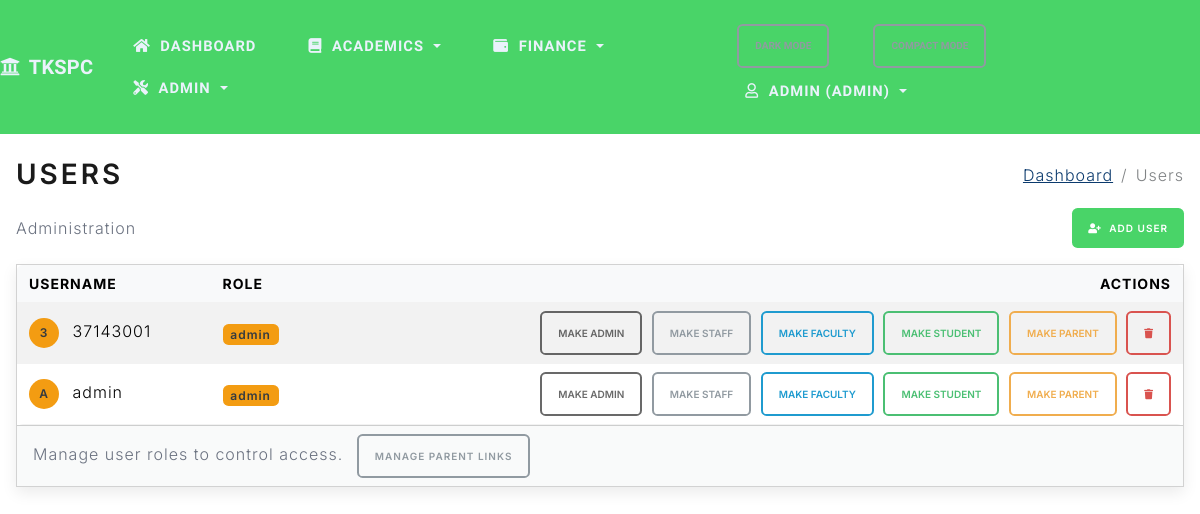
Before: /admin/users (signed in) with the older database file.
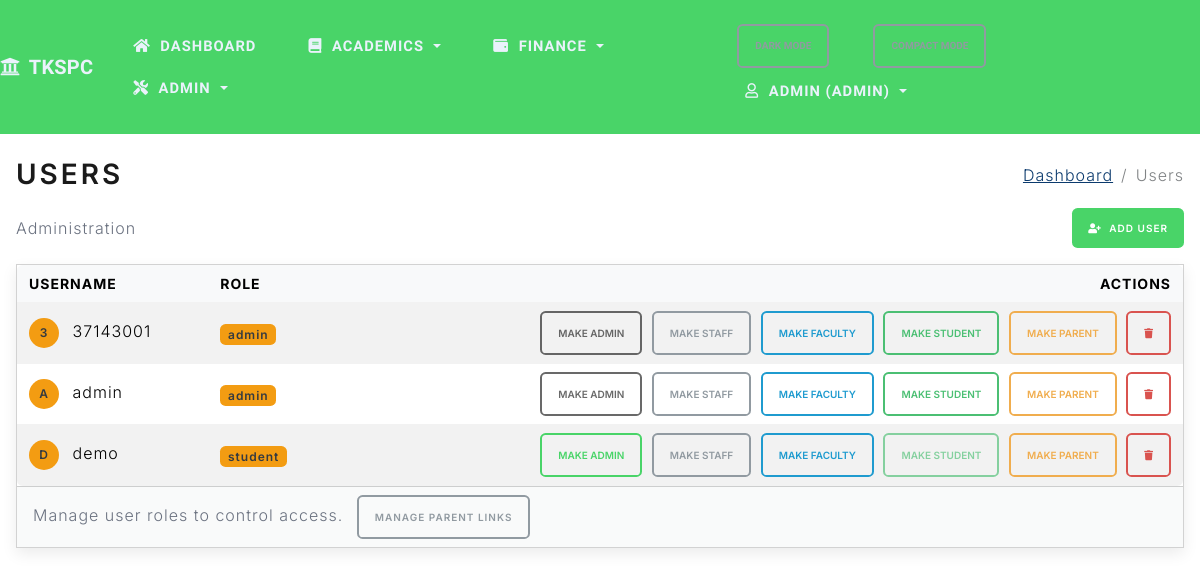
After: the same page with the newer database file.
### project/models.py (models this page shows, shortened)
class User(db.Model):
    id = db.Column(db.Integer, primary_key=True)
    username = db.Column(db.String(80), unique=True, nullable=False)
    password_hash = db.Column(db.String(256), nullable=False)
    role = db.Column(db.String(20), nullable=False, default='staff')

### project/routes.py (the view)
@app.route('/admin/users')
@crud_required('user', 'read')
def admin_users():
    users = User.query.order_by(User.username.asc()).all()
    usernames = [u.username for u in users]
    photos = {}
    for photo in UserPhoto.query.filter(UserPhoto.username.in_(usernames)).all():
        photos[photo.username] = url_for('static', filename=photo.file_path.lstrip('/'))
    return render_template('users.html', title='Users', users=users, photos=photos)

### project/routes.py (called while the page is built)
def crud_required(resource: str, action: str):
    def decorator(fn):
        @wraps(fn)
        def wrapper(*args, **kwargs):
            if not session.get('logged_in'):
                flash('Please log in to access this page.', 'warning')
                return redirect(url_for('login', next=request.path))
            role = session.get('role')
            allowed = CRUD_PERMISSIONS.get(resource, {}).get(action, [])
            if role not in allowed:
                flash('You are not authorized to perform this action.', 'danger')
                return redirect(url_for('index'))
            return fn(*args, **kwargs)
        return wrapper
    return decorator

### project/templates/users.html (shortened to what this page needs)
{% extends 'base.html' %}
{% block page_title %}<h2 class="mb-0">Users</h2>{% endblock %}
{% block breadcrumbs %}
  <li class="breadcrumb-item"><a href="{{ url_for('dashboard') }}">Dashboard</a></li>
  <li class="breadcrumb-item active" aria-current="page">Users</li>
{% endblock %}
{% block content %}
<div class="d-flex justify-content-between align-items-center mb-3">
  <span class="text-muted">Administration</span>
  <a href="{{ url_for('add_user') }}" class="btn btn-primary btn-sm"><i class="fas fa-user-plus me-1"></i> Add User</a>
</div>
<div class="card">
  <div class="card-body p-0">
    <div class="table-responsive">
      <table class="table table-striped table-sm mb-0">
        <thead>
          <tr>
            <th>Username</th>
            <th>Role</th>
            <th class="text-end" style="min-width: 500px;">Actions</th>
          </tr>
        </thead>
        <tbody>
          {% for u in users %}
          <tr>
            <td>
              {% if photos.get(u.username) %}
              <img src="{{ photos[u.username] }}" class="rounded-circle me-2" style="width: 30px; height: 30px;" alt="{{ u.username }}">
              {% else %}
              <span class="badge bg-secondary rounded-circle me-2" style="width: 30px; height: 30px; display: inline-flex; align-items: center; justify-content: center;">{{ u.username[0]|upper }}</span>
              {% endif %}
              {{ u.username }}
            </td>
            <td><span class="badge bg-secondary">{{ u.role }}</span></td>
            <td class="text-end text-nowrap">
              <form action="{{ url_for('admin_update_user_role', user_id=u.id) }}" method="post" class="d-inline">
                <button type="submit" class="btn btn-sm btn-outline-primary" {% if u.role == 'admin' %}disabled{% endif %}>Make Admin</button>
              </form>
              <form action="{{ url_for('admin_update_user_role', user_id=u.id) }}" method="post" class="d-inline ms-1">
                <button type="submit" class="btn btn-sm btn-outline-secondary" {% if u.role == 'staff' %}disabled{% endif %}>Make Staff</button>
              </form>
              <form action="{{ url_for('admin_update_user_role', user_id=u.id) }}" method="post" class="d-inline ms-1">
                <button type="submit" class="btn btn-sm btn-outline-info" {% if u.role == 'faculty' %}disabled{% endif %}>Make Faculty</button>
              </form>
              <form action="{{ url_for('admin_update_user_role', user_id=u.id) }}" method="post" class="d-inline ms-1">
                <button type="submit" class="btn btn-sm btn-outline-success" {% if u.role == 'student' %}disabled{% endif %}>Make Student</button>
              </form>
              <form action="{{ url_for('admin_update_user_role', user_id=u.id) }}" method="post" class="d-inline ms-1">
                <button type="submit" class="btn btn-sm btn-outline-warning" {% if u.role == 'parent' %}disabled{% endif %}>Make Parent</button>
              </form>
              <form action="{{ url_for('admin_delete_user', user_id=u.id) }}" method="post" class="d-inline ms-1" onsubmit="return confirm('Are you sure you want to delete this user?');">
                <button type="submit" class="btn btn-sm btn-outline-danger"><i class="fas fa-trash"></i></button>
              </form>
            </td>
          </tr>
          {% endfor %}
        </tbody>
      </table>
    </div>
  </div>
  <div class="card-footer text-muted">
    Manage user roles to control access.
    <a href="{{ url_for('admin_parent_links') }}" class="btn btn-sm btn-outline-secondary ms-2">Manage Parent Links</a>
  </div>
  </div>
{% endblock %}

### project/templates/base.html (shortened to what this page needs)
<!DOCTYPE html>
<html>
<head>
    <link rel="stylesheet" href="https://cdn.jsdelivr.net/npm/bootswatch@5.3.2/dist/lux/bootstrap.min.css">
    <link rel="stylesheet" href="https://cdnjs.cloudflare.com/ajax/libs/font-awesome/5.15.4/css/all.min.css">
    <link rel="stylesheet" href="{{ url_for('static', filename='css/app.css') }}">
</head>
<body class="loading">
    <nav class="navbar navbar-expand-lg navbar-dark bg-tkspc sticky-top">
        <a class="navbar-brand" href="{{ url_for('students') }}"><i class="fas fa-university me-1"></i> TKSPC</a>
        <div class="collapse navbar-collapse" id="navMain">
            <ul class="navbar-nav me-auto">
                {% if session.get('logged_in') %}
                <li class="nav-item {% if request.endpoint == 'dashboard' %}active{% endif %}">
                    <a class="nav-link" href="{{ url_for('dashboard') }}" aria-label="Dashboard" data-bs-toggle="tooltip" data-bs-placement="bottom" title="Dashboard"><i class="fas fa-home me-1"></i><span class="nav-label">Dashboard</span></a>
                </li>
                <li class="nav-item dropdown">
                    <a class="nav-link dropdown-toggle" href="#" id="navAcademics" role="button" data-bs-toggle="dropdown" aria-expanded="false"><i class="fas fa-book me-1"></i><span class="nav-label">Academics</span></a>
                </li>
                <li class="nav-item dropdown">
                    <a class="nav-link dropdown-toggle" href="#" id="navFinance" role="button" data-bs-toggle="dropdown" aria-expanded="false"><i class="fas fa-wallet me-1"></i><span class="nav-label">Finance</span></a>
                </li>
                {% if session.get('role') != 'parent' %}
                <li class="nav-item dropdown">
                    <a class="nav-link dropdown-toggle" href="#" id="navAdmin" role="button" data-bs-toggle="dropdown" aria-expanded="false"><i class="fas fa-tools me-1"></i><span class="nav-label">Admin</span></a>
                </li>
                {% endif %}
                {% endif %}
            </ul>
            <ul class="navbar-nav ms-auto">
                <li class="nav-item">
                    <button id="themeToggle" class="btn btn-sm btn-outline-secondary me-2" type="button">Dark Mode</button>
                </li>
                <li class="nav-item">
                    <button id="compactToggle" class="btn btn-sm btn-outline-secondary me-2" type="button">Compact Mode</button>
                </li>
                {% if session.get('logged_in') %}
                <li class="nav-item dropdown">
                    <a class="nav-link dropdown-toggle" href="#" id="navAccount" role="button" data-bs-toggle="dropdown" aria-expanded="false"><i class="far fa-user me-1"></i>{{ session.get('user') }} ({{ session.get('role', 'staff') }})</a>
                </li>
                {% else %}
                <li class="nav-item {% if request.endpoint == 'login' %}active{% endif %}"><a class="nav-link" href="{{ url_for('login') }}"><i class="fas fa-sign-in-alt mr-1"></i>Login</a></li>
                {% endif %}
            </ul>
        </div>
    </nav>
    <div class="container-fluid mt-4 px-3">
        <div class="d-flex justify-content-between align-items-center mb-3 page-header">
            <div>
                {% block page_title %}{% endblock %}
            </div>
            <nav aria-label="breadcrumb">
                <ol class="breadcrumb mb-0">
                    {% block breadcrumbs %}{% endblock %}
                </ol>
            </nav>
        </div>
        <div id="toastContainer" class="toast-container position-fixed p-3" style="top: 1rem; right: 1rem; z-index: 1080;">
        </div>
        {% block content %}{% endblock %}
    </div>
  </body>
</html>

### project/static/css/app.css (style rules this page uses)
:root { --bg: #ffffff; --text: #1f2937; --muted: #6b7280; --card-bg: #ffffff; --card-shadow: 0 0.35rem 0.9rem rgba(0,0,0,0.08); --table-header-bg: #f8f9fa; --tkspc-primary: #49d468; --tkspc-secondary: #f39c12; --tkspc-accent: #1abc9c; --link: #0b3a6d; --link-hover: #072a4d; }
body { background-color: var(--bg); color: var(--text); }
.container-fluid { font-family: 'Inter', system-ui, -apple-system, Segoe UI, Roboto, Helvetica, Arial, 'Apple Color Emoji', 'Segoe UI Emoji'; }
.navbar-brand { font-weight: 600; letter-spacing: 0.2px; }
.navbar .nav-link { padding: 0.5rem 0.6rem; font-size: 0.92rem; }
.navbar .navbar-nav { gap: 0.25rem; }
.navbar .nav-link { display: inline-flex; align-items: center; gap: 0.35rem; }
.navbar-dark.bg-tkspc { background-color: var(--tkspc-primary) !important; }
.navbar-dark .navbar-brand, .navbar-dark .nav-link { color: #eaf2fb; }
a { color: var(--link); }
@media (min-width: 993px) { .navbar .navbar-nav { flex-wrap: wrap; } }
.card { box-shadow: var(--card-shadow); background-color: var(--card-bg); }
table.table thead th { background-color: var(--table-header-bg); }
table.table td, table.table th { vertical-align: middle; }
.table-sm td, .table-sm th { padding: 0.5rem 0.75rem; }
.table-responsive { border-radius: 0.35rem; overflow-x: auto; -webkit-overflow-scrolling: touch; }
.text-nowrap { white-space: nowrap !important; }
.btn { border-radius: 0.35rem; }
.btn-primary { background-color: var(--tkspc-primary); border-color: var(--tkspc-primary); }
.btn-outline-primary { color: var(--tkspc-primary); border-color: var(--tkspc-primary); }
.badge.bg-secondary { background-color: var(--tkspc-secondary) !important; }
.badge { border-radius: 0.35rem; }
.text-muted { color: var(--muted) !important; }
.breadcrumb { background: transparent; }
.breadcrumb .breadcrumb-item a { color: var(--link); }
.toast-container { pointer-events: none; }

Changed rows visible on the page:
added User: username "D", username "demo", role "student"
